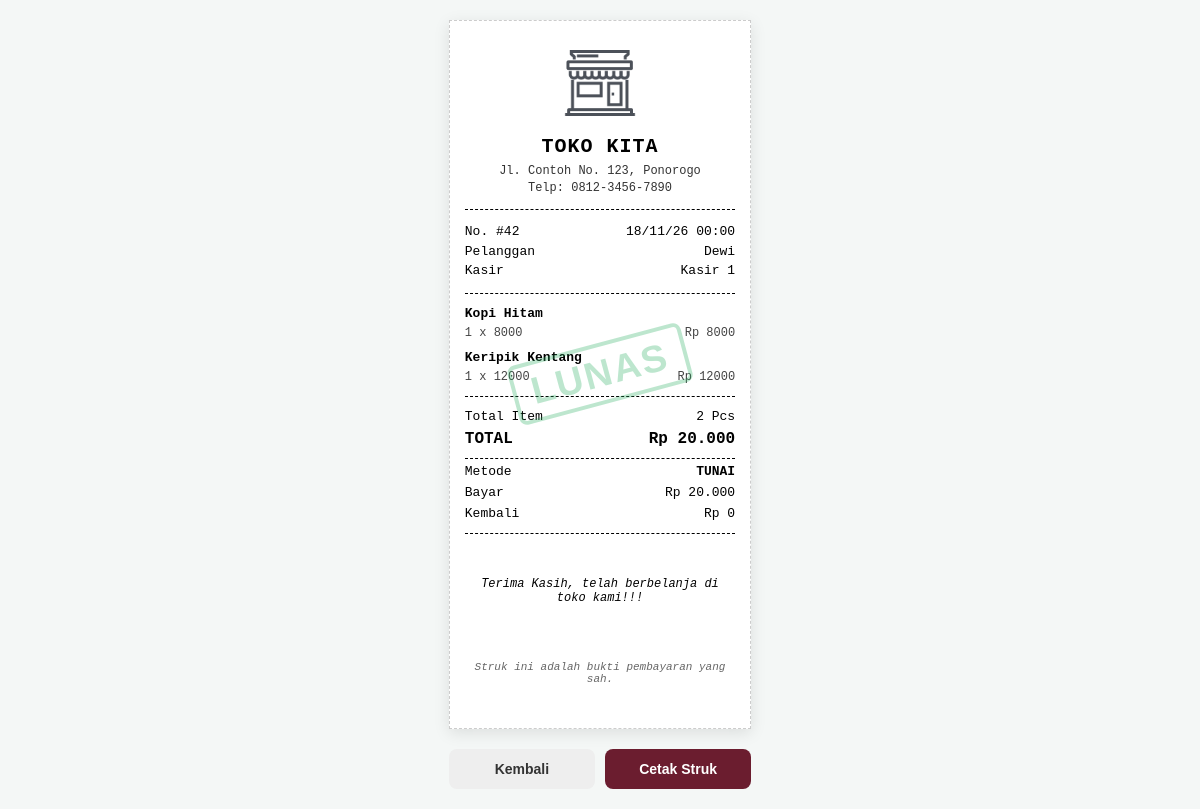
Screenshot of /struk.php?id=42 (signed in) with the database file from the repository.
### tables this page shows
CREATE TABLE `tbl_transaksi` (
  `id_transaksi` int(11) NOT NULL,
  `tanggal` datetime DEFAULT NULL,
  `id_pelanggan` int(11) DEFAULT NULL,
  `total_belanja` decimal(12,2) DEFAULT NULL,
  `uang_bayar` decimal(12,2) DEFAULT 0.00,
  `kembalian` decimal(12,2) DEFAULT 0.00,
  `metode_pembayaran` varchar(20) DEFAULT 'Tunai',
  `status_bayar` varchar(30) DEFAULT 'Lunas',
  `status_pengiriman` varchar(30) DEFAULT 'Selesai'
);

CREATE TABLE `tbl_pelanggan` (
  `id_pelanggan` int(11) NOT NULL,
  `nama_pelanggan` varchar(100) DEFAULT NULL,
  `kota` varchar(50) DEFAULT NULL
);

CREATE TABLE `tbl_detail_transaksi` (
  `id_detail` int(11) NOT NULL,
  `id_transaksi` int(11) DEFAULT NULL,
  `id_produk` int(11) DEFAULT NULL,
  `jumlah` int(11) NOT NULL,
  `subtotal` decimal(12,2) NOT NULL
);

CREATE TABLE `tbl_produk` (
  `id_produk` int(11) NOT NULL,
  `id_kategori` int(11) DEFAULT NULL,
  `nama_produk` varchar(100) NOT NULL,
  `harga` decimal(12,2) NOT NULL,
  `stok` int(11) DEFAULT 0
);

### struk.php (the view, shortened to what this page needs)
<?php
require 'koneksi.php';
$id_transaksi = isset($_GET['id']) ? (int)$_GET['id'] : 0;
$file_json = 'pengaturan.json';
$pengaturan = file_exists($file_json) ? json_decode(file_get_contents($file_json), true) : [];
$nama_toko = $pengaturan['nama_toko'] ?? 'TOKO KITA';
$alamat = $pengaturan['alamat'] ?? 'Jl. Contoh No. 123';
$telepon = $pengaturan['telepon'] ?? '0812-xxxx';
$footer = $pengaturan['footer'] ?? 'Terima Kasih!';
$nama_kasir = $pengaturan['nama_kasir'] ?? 'Kasir';
$logo = $pengaturan['logo'] ?? '';
$query_header = "SELECT t.*, p.nama_pelanggan FROM tbl_transaksi t JOIN tbl_pelanggan p ON t.id_pelanggan = p.id_pelanggan WHERE t.id_transaksi = ?";
$stmt = mysqli_prepare($koneksi, $query_header);
mysqli_stmt_bind_param($stmt, "i", $id_transaksi);
mysqli_stmt_execute($stmt);
$result = mysqli_stmt_get_result($stmt);
$header = mysqli_fetch_assoc($result);
$query_detail = "SELECT d.*, pr.nama_produk, pr.harga FROM tbl_detail_transaksi d JOIN tbl_produk pr ON d.id_produk = pr.id_produk WHERE d.id_transaksi = ?";
$stmt_detail = mysqli_prepare($koneksi, $query_detail);
mysqli_stmt_bind_param($stmt_detail, "i", $id_transaksi);
mysqli_stmt_execute($stmt_detail);
$detail = mysqli_stmt_get_result($stmt_detail);
$jumlah_baris_item = mysqli_num_rows($detail);
$metode = $header['metode_pembayaran'] ?? 'Tunai';
$pernah_utang = in_array($metode, ['Utang', 'Utang (Lunas)']);
$total_cicilan = 0;
$dp = $header['uang_bayar'] ?? 0;
$sisa_awal = $pernah_utang ? $header['total_belanja'] - $dp : 0;
$sisa_sekarang = $pernah_utang ? $sisa_awal - $total_cicilan : 0;
$is_lunas = (isset($header['status_bayar']) && $header['status_bayar'] == 'Lunas') || (!$pernah_utang) || ($sisa_sekarang <= 0.001);
?>
<!DOCTYPE html>
<html lang="id">
<head>
</head>
<body>
    <div class="struk-wrapper">
        <?php if($is_lunas): ?>
            <div class="stempel lunas">LUNAS</div>
        <?php else: ?>
            <div class="stempel utang">BELUM LUNAS</div>
        <?php endif; ?>
        <div class="header-struk">
            <?php if($logo && file_exists($logo)): ?>
                <img src="<?= htmlspecialchars($logo) ?>" alt="Logo">
            <?php endif; ?>
            <h2><?= htmlspecialchars($nama_toko) ?></h2>
            <p><?= htmlspecialchars($alamat) ?><br>Telp: <?= htmlspecialchars($telepon) ?></p>
        </div>
        <div class="garis"></div>
        <div class="info-struk">
            <div class="row"><span>No. #<?= $header['id_transaksi'] ?></span><span><?= date('d/m/y H:i', strtotime($header['tanggal'])) ?></span></div>
            <div class="row"><span>Pelanggan</span><span><?= htmlspecialchars(substr($header['nama_pelanggan'], 0, 20)) ?></span></div>
            <div class="row"><span>Kasir</span><span><?= htmlspecialchars($nama_kasir) ?></span></div>
        </div>
        <div class="garis"></div>
        <?php while($d = mysqli_fetch_assoc($detail)): ?>
            <div class="item-row">
                <span class="item-name"><?= htmlspecialchars($d['nama_produk']) ?></span>
            </div>
            <div class="item-detail">
                <span><?= $d['jumlah'] ?> x <?= number_format($d['harga'], 0, '', '') ?></span>
                <span>Rp <?= number_format($d['subtotal'], 0, '', '') ?></span>
            </div>
        <?php endwhile; ?>
        <div class="garis"></div>
        <div class="total-row">
            <span>Total Item</span>
            <span><?= $jumlah_baris_item ?> Pcs</span>
        </div>
        <div class="total-bold total-row">
            <span>TOTAL</span>
            <span>Rp <?= number_format($header['total_belanja'], 0, ',', '.') ?></span>
        </div>
        <div class="garis" style="margin: 5px 0;"></div>
        <div class="total-row">
            <span>Metode</span>
            <span style="font-weight:bold;"><?= $pernah_utang ? 'UTANG' : strtoupper($metode) ?></span>
        </div>
        <?php if($pernah_utang): ?>
            <div class="total-row text-utang">
                <span>DP / Bayar</span>
                <span>Rp <?= number_format($dp, 0, ',', '.') ?></span>
            </div>
            <div class="total-row text-utang">
                <span>Sisa Utang</span>
                <span>Rp <?= number_format($sisa_awal, 0, ',', '.') ?></span>
            </div>
        <?php else: ?>
            <div class="total-row">
                <span>Bayar</span>
                <span>Rp <?= number_format($header['uang_bayar'] ?? 0, 0, ',', '.') ?></span>
            </div>
            <div class="total-row">
                <span>Kembali</span>
                <span>Rp <?= number_format($header['kembalian'] ?? 0, 0, ',', '.') ?></span>
            </div>
        <?php endif; ?>
        <div class="garis"></div>
        <div class="footer-struk">
            <p><?= htmlspecialchars($footer) ?></p>
            <br>
            <p style="font-size: 11px; color: #666;">Struk ini adalah bukti pembayaran yang sah.</p>
        </div>
    </div>
    <div class="btn-group">
        <?php
        $link_kembali = (isset($_SESSION['role']) && $_SESSION['role'] == 'pelanggan') ? 'riwayat_pelanggan.php' : 'dashboard.php';
        ?>
        <a href="<?= $link_kembali ?>" class="btn btn-kembali">Kembali</a>
        <button onclick="window.print()" class="btn btn-print">Cetak Struk</button>
    </div>
</body>
</html>

### struk.php (style rules this page uses)
* { margin: 0; padding: 0; box-sizing: border-box; }
body { font-family: 'Courier New', Courier, monospace; background: #f4f7f6; display: flex; flex-direction: column; align-items: center; padding: 20px; }
.struk-wrapper { background: #fff; width: 80mm; padding: 15px 15px; box-shadow: 0 4px 15px rgba(0,0,0,0.1); margin-bottom: 20px; border: 1px dashed #ccc; font-size: 13px; position: relative; overflow: hidden; }
.stempel { position: absolute; top: 50%; left: 50%; transform: translate(-50%, -50%) rotate(-15deg); border: 4px solid; font-size: 38px; font-weight: bold; text-transform: uppercase; padding: 5px 15px; border-radius: 8px; opacity: 0.3; pointer-events: none; z-index: 10; font-family: 'Arial Black', sans-serif; letter-spacing: 2px; }
.stempel.lunas { border-color: #27ae60; color: #27ae60; }
.header-struk { text-align: center; margin-bottom: 10px; }
.header-struk img { max-width: 55mm; max-height: 25mm; object-fit: contain; margin-bottom: 5px; display: block; margin-left: auto; margin-right: auto; }
.header-struk h2 { font-size: 20px; font-weight: bold; text-transform: uppercase; margin-bottom: 5px; letter-spacing: 1px; }
.header-struk p { font-size: 12px; line-height: 1.4; color: #333; }
.info-struk { font-size: 13px; margin-bottom: 12px; line-height: 1.5; }
.info-struk .row { display: flex; justify-content: space-between; }
.info-struk .row span:last-child { text-align: right; }
.garis { border-top: 1px dashed #000; margin: 12px 0; }
.item-row { display: flex; justify-content: space-between; margin-bottom: 5px; }
.item-name { font-weight: bold; }
.item-detail { display: flex; justify-content: space-between; font-size: 12px; color: #444; margin-bottom: 10px; }
.total-row { display: flex; justify-content: space-between; margin-bottom: 6px; }
.total-bold { font-size: 16px; font-weight: bold; margin-top: 5px; margin-bottom: 10px; }
.footer-struk { text-align: center; font-size: 12px; margin-top: 15px; white-space: pre-wrap; font-style: italic; }
.btn-group { display: flex; gap: 10px; width: 80mm; }
.btn { flex: 1; padding: 12px; text-align: center; text-decoration: none; border-radius: 8px; font-size: 14px; font-weight: bold; cursor: pointer; border: none; font-family: 'Poppins', sans-serif; }
.btn-print { background: #6B1D2F; color: #fff; }
.btn-kembali { background: #eee; color: #333; }

### rows the page displays
tbl_transaksi: id_transaksi "42", tanggal "18/11/26 00:00", id_pelanggan.nama_pelanggan "Dewi", total_belanja "20.000", metode_pembayaran "TUNAI", uang_bayar "20.000", kembalian "0"
tbl_detail_transaksi: id_produk.nama_produk "Kopi Hitam", jumlah "1", id_produk.harga "8000", subtotal "8000"
tbl_detail_transaksi: id_produk.nama_produk "Keripik Kentang", jumlah "1", id_produk.harga "12000", subtotal "12000"

### other values shown
$nama_toko "TOKO KITA"
$alamat "Jl. Contoh No. 123, Ponorogo"
$telepon "0812-3456-7890"
$nama_kasir "Kasir 1"
$jumlah_baris_item "2"
$footer "Terima Kasih, telah berbelanja di toko kami!!!"
